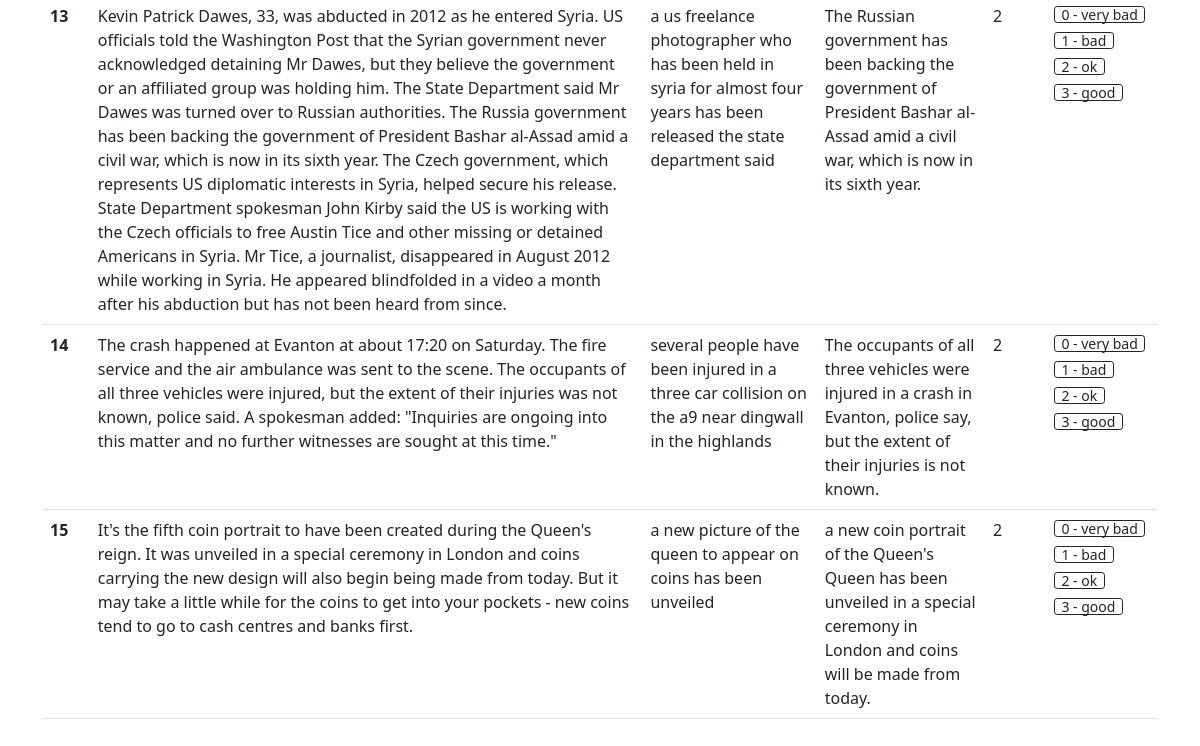
/evaluate (signed in, lower part), run on an earlier commit of the app's database.
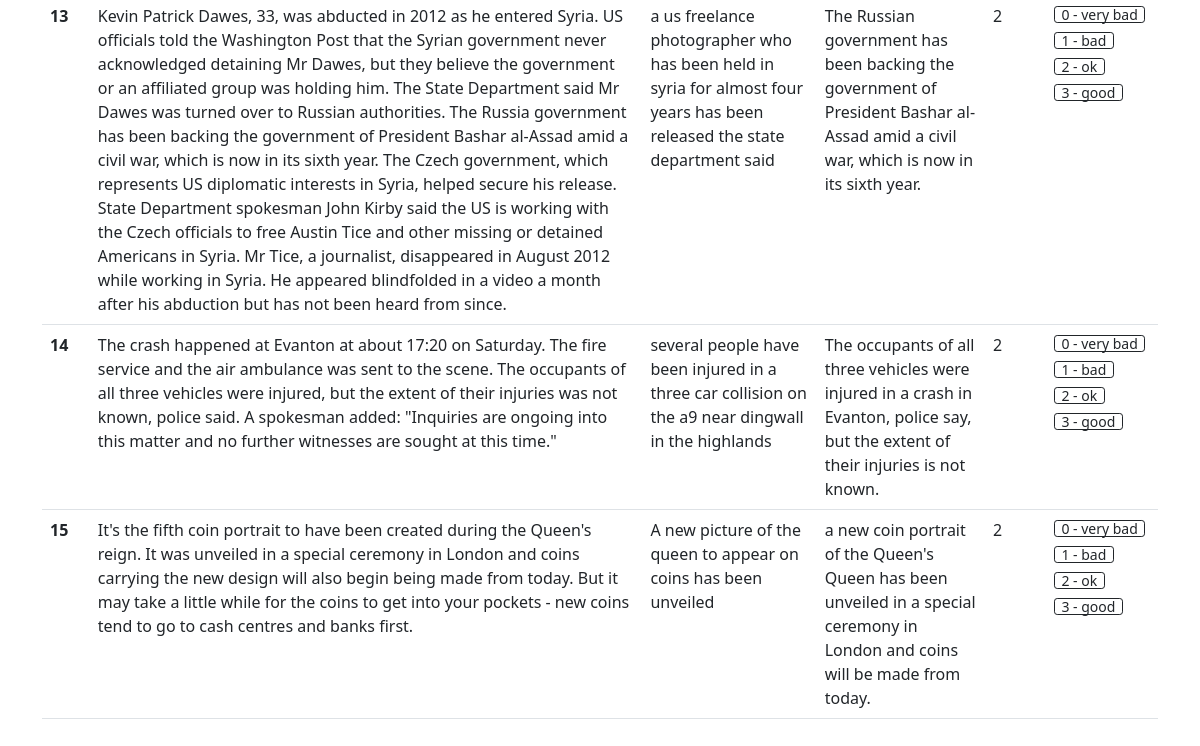
And on a later commit of the database.
### app.py (models this page shows, shortened)
class TextSum(db.Model):
    sno = db.Column(db.Integer, primary_key=True)
    text = db.Column(db.String(10000), nullable=False)
    predicted_summary = db.Column(db.String(1000), nullable=False)
    actual_summary = db.Column(db.String(1000), nullable=False)
    cos_sim_score = db.Column(db.Float, nullable=True)
    human_score = db.Column(db.Float, nullable=True)
    date_created = db.Column(db.DateTime, default=datetime.utcnow)

### app.py (the view)
@app.route('/evaluate', methods=['GET', 'POST'])
@login_required
def evaluate():
    allTextSum = TextSum.query.all()
    return render_template('evaluate.html', allTextSum=allTextSum)

### app.py (called while the page is built)
@login_manager.user_loader
def load_user(user_id):
    return User.get(user_id)

    def get(id):
        return User.query.filter_by(id=id).first()

### templates/evaluate.html (shortened to what this page needs)
<!DOCTYPE html>
<html lang="en">
<head>
</head>
<body>
{% extends 'base2.html' %}
{% block body %}
    <div class="container">
        {% if allTextSum|length == 0%}
            <div class="alert alert-dark" role="alert">
                No record
            </div>
        {% else %}
            <table class="table">
                <tbody>
                    {% for textsum in allTextSum %}
                        <tr>
                            <th scope="row">{{loop.index}}</th>
                            <td>{{textsum.text}}</td>
                            <td>{{textsum.actual_summary}}</td>
                            <td>{{textsum.predicted_summary}}</td>
                            <td>{{textsum.human_score}}</td>
                            <td style="width: 7rem">
                                <a type="button" class="btn btn-outline-dark btn-xs mb-2" href="/evaluate/update_score/{{textsum.sno}}/0">0 - very bad</a>
                                <a type="button" class="btn btn-outline-dark btn-xs mb-2" href="/evaluate/update_score/{{textsum.sno}}/1">1 - bad</a> <br>
                                <a type="button" class="btn btn-outline-dark btn-xs mb-2" href="/evaluate/update_score/{{textsum.sno}}/2">2 - ok</a> <br>
                                <a type="button" class="btn btn-outline-dark btn-xs mb-2" href="/evaluate/update_score/{{textsum.sno}}/3">3 - good</a> <br>
                            </td>
                        </tr>
                    {% endfor %}
                </tbody>
            </table>
        {% endif %}
    </div>
{% endblock body %}

What changed in the data, as far as the page shows it:
changed TextSum: actual_summary "a new picture of the queen to appear on coins has been unveiled" → "A new picture of the queen to appear on coins has been unveiled"
